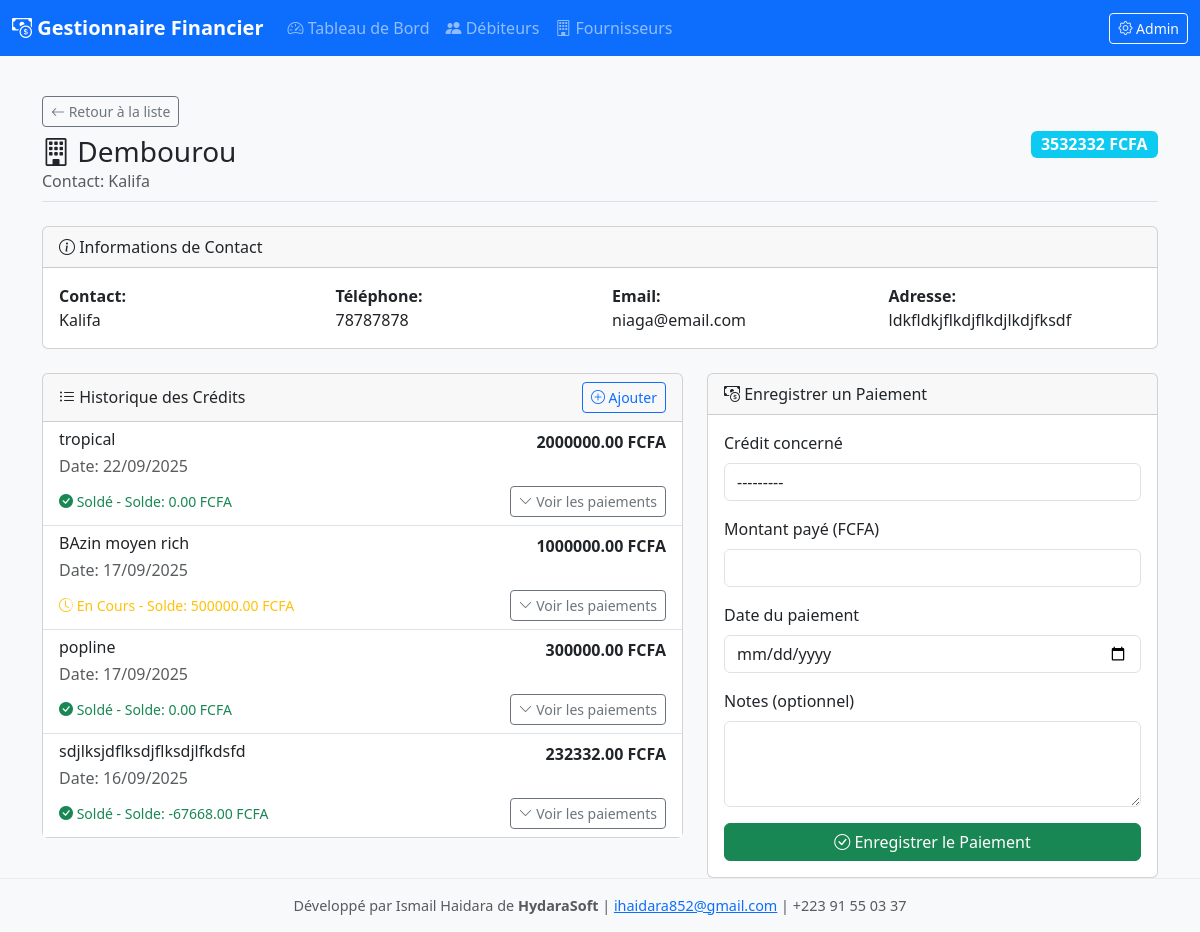
/fournisseurs/1/, run on the app's committed database.
### core/models.py (models this page shows, shortened)
class Supplier(models.Model):
    name = models.CharField(max_length=200, verbose_name="nom du fournisseur")
    contact_person = models.CharField(max_length=200, blank=True, null=True, verbose_name="personne à contacter")
    email = models.EmailField(blank=True, null=True)
    phone = models.CharField(max_length=30, blank=True, null=True)
    address = models.TextField(blank=True, null=True)
    created_at = models.DateTimeField(auto_now_add=True)
    updated_at = models.DateTimeField(auto_now=True)
    class Meta:
        verbose_name = "Fournisseur"
        verbose_name_plural = "Fournisseurs"
        ordering = ['-created_at']
    def __str__(self):
        return self.name
    @property
    def total_credit(self):
        total = self.credits.aggregate(total=models.Sum('amount'))['total']
        return total if total is not None else 0.0

class Credit(models.Model):
    supplier = models.ForeignKey(Supplier, on_delete=models.CASCADE, related_name='credits', verbose_name="fournisseur")
    amount = models.DecimalField(max_digits=10, decimal_places=2, verbose_name="montant")
    description = models.TextField(verbose_name="description")
    date_incurred = models.DateField(verbose_name="date du crédit")
    created_at = models.DateTimeField(auto_now_add=True)
    updated_at = models.DateTimeField(auto_now=True)
    class Meta:
        verbose_name = "Crédit"
        verbose_name_plural = "Crédits"
        ordering = ['-date_incurred']
    def __str__(self):
        return f"Crédit de {self.amount} FCFA - {self.supplier}"
    @property
    def remaining_balance(self):
        from decimal import Decimal
        total_paid = self.payments.aggregate(total=models.Sum('amount'))['total']
        total_paid = total_paid if total_paid is not None else Decimal(0)
        return self.amount - total_paid
    @property
    def status(self):
        balance = self.remaining_balance
        if balance <= 0:
            return "Soldé"
        else:
            return "En Cours"

### core/views.py (the view)
# urls.py: path('fournisseurs/<int:supplier_id>/', views.supplier_detail, name='supplier-detail'),
def supplier_detail(request, supplier_id):
    supplier = get_object_or_404(Supplier, id=supplier_id)
    credits = supplier.credits.all().order_by('-date_incurred')
    if request.method == 'POST':
        payment_form = SupplierPaymentForm(request.POST)
        if payment_form.is_valid():
            new_payment = payment_form.save()
            return redirect('supplier-detail', supplier_id=supplier.id)
    else:
        payment_form = SupplierPaymentForm()
        credits_with_balance_ids = Credit.objects.filter(
            supplier=supplier
        ).annotate(
            total_paid=Coalesce(Sum('payments__amount'), Value(0, output_field=DecimalField()))
        ).annotate(
            remaining_balance=F('amount') - F('total_paid')
        ).filter(
            remaining_balance__gt=0
        ).values_list('id', flat=True) # This returns a flat list of IDs, e.g., [1, 3, 5]
        payment_form.fields['credit'].queryset = Credit.objects.filter(id__in=credits_with_balance_ids)
    context = {
        'supplier': supplier,
        'credits': credits,
        'payment_form': payment_form,
    }
    return render(request, 'core/supplier_detail.html', context)

### core/forms.py
class SupplierPaymentForm(forms.ModelForm):
    def __init__(self, *args, **kwargs):
        super().__init__(*args, **kwargs)
        for field_name, field in self.fields.items():
            field.widget.attrs['class'] = 'form-control'
            if field_name == 'address':
                field.widget = forms.Textarea(attrs={'class': 'form-control', 'rows': 3})
            if field_name == 'notes':
                field.widget = forms.Textarea(attrs={'class': 'form-control', 'rows': 3})
            if field_name == 'date_paid':
                field.widget = forms.DateInput(attrs={'class': 'form-control', 'type': 'date'})
            if field_name == 'amount':
                field.widget = forms.NumberInput(attrs={'class': 'form-control', 'step': '10000.00'})
            if field_name == 'credit':
                pass
    class Meta:
        model = SupplierPayment
        fields = ['credit', 'amount', 'date_paid', 'notes']
        widgets = {
            'date_paid': forms.DateInput(attrs={'type': 'date'})
        }

### core/templates/core/supplier_detail.html (shortened to what this page needs)
{% extends "core/base.html" %}
{% block content %}
<div class="d-flex justify-content-between flex-wrap align-items-center pt-3 pb-2 mb-4 border-bottom">
    <div>
        <a href="{% url 'supplier-list' %}" class="btn btn-outline-secondary btn-sm mb-2">
            <i class="bi bi-arrow-left"></i> Retour à la liste
        </a>
        <h1 class="h3 mb-0"><i class="bi bi-building"></i> {{ supplier.name }}</h1>
        {% if supplier.contact_person %}<p class="text-muted mb-0">Contact: {{ supplier.contact_person }}</p>{% endif %}
    </div>
    <span class="badge bg-info fs-6">{{ supplier.total_credit }} FCFA</span>
</div>
<div class="row mb-4">
    <div class="col-md-12">
        <div class="card">
            <div class="card-header">
                <i class="bi bi-info-circle"></i> Informations de Contact
            </div>
            <div class="card-body">
                <div class="row">
                    <div class="col-md-3"><strong>Contact:</strong><br>{{ supplier.contact_person|default:"-" }}</div>
                    <div class="col-md-3"><strong>Téléphone:</strong><br>{{ supplier.phone|default:"-" }}</div>
                    <div class="col-md-3"><strong>Email:</strong><br>{{ supplier.email|default:"-" }}</div>
                    <div class="col-md-3"><strong>Adresse:</strong><br>{{ supplier.address|default:"-" }}</div>
                </div>
            </div>
        </div>
    </div>
</div>
<div class="row">
    <div class="col-md-7">
        <div class="card">
            <div class="card-header d-flex justify-content-between align-items-center">
                <span><i class="bi bi-list-ul"></i> Historique des Crédits</span>
                <a href="{% url 'credit-create' %}" class="btn btn-sm btn-outline-primary">
                    <i class="bi bi-plus-circle"></i> Ajouter
                </a>
            </div>
            <div class="card-body p-0">
                <div class="list-group list-group-flush">
                    {% for credit in credits %}
                    <div class="list-group-item">
                        <div class="d-flex w-100 justify-content-between">
                            <h6 class="mb-1">{{ credit.description }}</h6>
                            <strong>{{ credit.amount }} FCFA</strong>
                        </div>
                        <p class="mb-1 text-muted">Date: {{ credit.date_incurred|date:"d/m/Y" }}</p>
                        <div class="d-flex justify-content-between align-items-center mt-2">
                            <small class="{% if credit.status == 'Soldé' %}text-success{% else %}text-warning{% endif %}">
                                <i class="bi bi-{% if credit.status == 'Soldé' %}check-circle-fill{% else %}clock-history{% endif %}"></i>
                                {{ credit.status }} - Solde: {{ credit.remaining_balance }} FCFA
                            </small>
                            <button class="btn btn-sm btn-outline-secondary" type="button" data-bs-toggle="collapse" data-bs-target="#payments-{{ credit.id }}">
                                <i class="bi bi-chevron-down"></i> Voir les paiements
                            </button>
                        </div>
                    </div>
                    {% empty %}
                    <div class="list-group-item text-center text-muted py-4">
                        <i class="bi bi-inbox"></i><br>
                        Aucun crédit enregistré.
                    </div>
                    {% endfor %}
                </div>
            </div>
        </div>
    </div>
    <div class="col-md-5">
        <div class="card">
            <div class="card-header">
                <i class="bi bi-cash-coin"></i> Enregistrer un Paiement
            </div>
            <div class="card-body">
                <form method="post">
                    <div class="mb-3">
                        <label for="{{ payment_form.credit.id_for_label }}" class="form-label">Crédit concerné</label>
                        {{ payment_form.credit }}
                    </div>
                    <div class="mb-3">
                        <label for="{{ payment_form.amount.id_for_label }}" class="form-label">Montant payé (FCFA)</label>
                        {{ payment_form.amount }}
                    </div>
                    <div class="mb-3">
                        <label for="{{ payment_form.date_paid.id_for_label }}" class="form-label">Date du paiement</label>
                        {{ payment_form.date_paid }}
                    </div>
                    <div class="mb-3">
                        <label for="{{ payment_form.notes.id_for_label }}" class="form-label">Notes (optionnel)</label>
                        {{ payment_form.notes }}
                    </div>
                    <button type="submit" class="btn btn-success w-100">
                        <i class="bi bi-check-circle"></i> Enregistrer le Paiement
                    </button>
                </form>
            </div>
        </div>
    </div>
</div>
{% endblock %}

### data on the page
Supplier: name "Dembourou", contact_person "Kalifa", total_credit "3532332", phone "78787878", email "niaga@email.com", address "ldkfldkjflkdjflkdjlkdjfksdf"
Credit: description "tropical", amount "2000000.00", date_incurred "22/09/2025", status "Soldé", remaining_balance "0.00"
Credit: description "BAzin moyen rich", amount "1000000.00", date_incurred "17/09/2025", status "En Cours", remaining_balance "500000.00"
Credit: description "popline", amount "300000.00", date_incurred "17/09/2025", status "Soldé", remaining_balance "0.00"
Credit: description "sdjlksjdflksdjflksdjlfkdsfd", amount "232332.00", date_incurred "16/09/2025", status "Soldé", remaining_balance "-67668.00"
